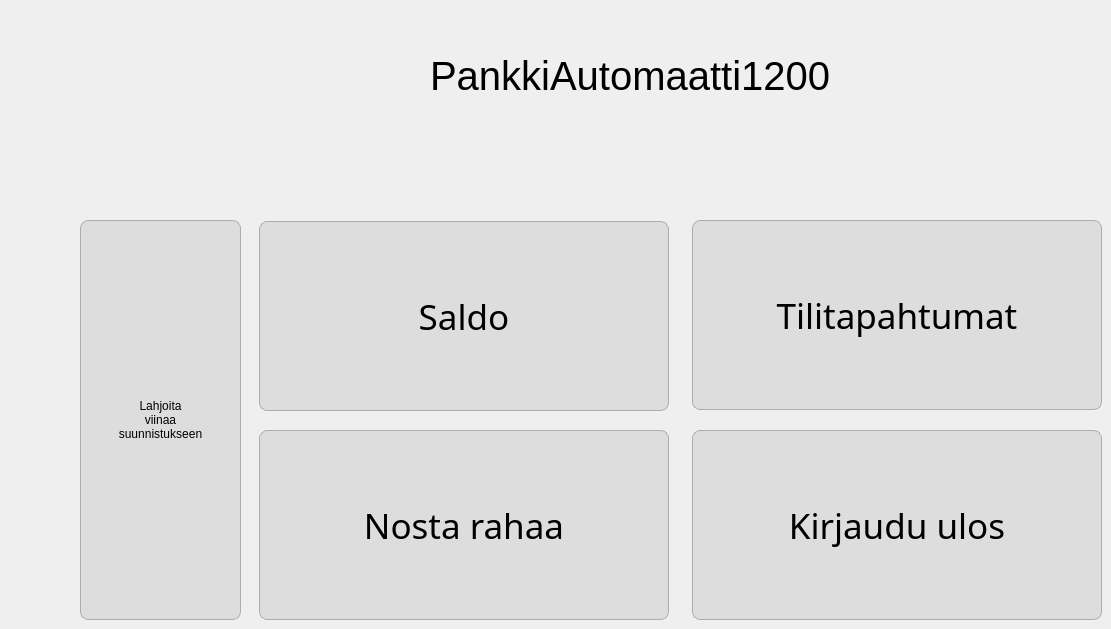
    <widget class="QWidget" name="page_2">
     <widget class="QFrame" name="frame">
      <property name="geometry">
       <rect>
        <x>258</x>
        <y>220</y>
        <width>844</width>
        <height>400</height>
       </rect>
      </property>
      <property name="palette">
       <palette>
        <active>
         <colorrole role="WindowText">
          <brush brushstyle="SolidPattern">
           <color alpha="255">
            <red>0</red>
            <green>0</green>
            <blue>0</blue>
           </color>
          </brush>
         </colorrole>
         <colorrole role="Button">
          <brush brushstyle="SolidPattern">
           <color alpha="255">
            <red>85</red>
            <green>147</green>
            <blue>240</blue>
           </color>
          </brush>
         </colorrole>
         <colorrole role="Light">
          <brush brushstyle="SolidPattern">
           <color alpha="255">
            <red>0</red>
            <green>170</green>
            <blue>255</blue>
           </color>
          </brush>
         </colorrole>
         <colorrole role="Midlight">
          <brush brushstyle="SolidPattern">
           <color alpha="255">
            <red>67</red>
            <green>139</green>
            <blue>227</blue>
           </color>
          </brush>
         </colorrole>
         <colorrole role="Dark">
          <brush brushstyle="SolidPattern">
           <color alpha="255">
            <red>44</red>
            <green>49</green>
            <blue>160</blue>
           </color>
          </brush>
         </colorrole>
         <colorrole role="Mid">
          <brush brushstyle="SolidPattern">
           <color alpha="255">
            <red>61</red>
            <green>43</green>
            <blue>160</blue>
           </color>
          </brush>
         </colorrole>
         <colorrole role="Text">
          <brush brushstyle="SolidPattern">
           <color alpha="255">
            <red>40</red>
            <green>2</green>
            <blue>255</blue>
           </color>
          </brush>
         </colorrole>
         <colorrole role="BrightText">
          <brush brushstyle="SolidPattern">
           <color alpha="255">
            <red>61</red>
            <green>61</green>
            <blue>255</blue>
           </color>
          </brush>
         </colorrole>
         <colorrole role="ButtonText">
          <brush brushstyle="SolidPattern">
           <color alpha="255">
            <red>16</red>
            <green>78</green>
            <blue>248</blue>
           </color>
          </brush>
         </colorrole>
         <colorrole role="Base">
          <brush brushstyle="SolidPattern">
           <color alpha="255">
            <red>80</red>
            <green>97</green>
            <blue>255</blue>
           </color>
          </brush>
         </colorrole>
         <colorrole role="Window">
          <brush brushstyle="SolidPattern">
           <color alpha="255">
            <red>30</red>
            <green>150</green>
            <blue>255</blue>
           </color>
          </brush>
         </colorrole>
         <colorrole role="Shadow">
          <brush brushstyle="SolidPattern">
           <color alpha="255">
            <red>27</red>
            <green>31</green>
            <blue>105</blue>
           </color>
          </brush>
         </colorrole>
         <colorrole role="Highlight">
          <brush brushstyle="SolidPattern">
           <color alpha="255">
            <red>5</red>
            <green>54</green>
            <blue>215</blue>
           </color>
          </brush>
         </colorrole>
         <colorrole role="HighlightedText">
          <brush brushstyle="SolidPattern">
           <color alpha="255">
            <red>61</red>
            <green>61</green>
            <blue>255</blue>
           </color>
          </brush>
         </colorrole>
         <colorrole role="AlternateBase">
          <brush brushstyle="SolidPattern">
           <color alpha="255">
            <red>27</red>
            <green>115</green>
            <blue>246</blue>
           </color>
          </brush>
         </colorrole>
         <colorrole role="NoRole">
          <brush brushstyle="SolidPattern">
           <color alpha="255">
            <red>32</red>
            <green>84</green>
            <blue>180</blue>
           </color>
          </brush>
         </colorrole>
         <colorrole role="ToolTipBase">
          <brush brushstyle="SolidPattern">
           <color alpha="255">
            <red>26</red>
            <green>129</green>
            <blue>255</blue>
           </color>
          </brush>
         </colorrole>
         <colorrole role="ToolTipText">
          <brush brushstyle="SolidPattern">
           <color alpha="255">
            <red>13</red>
            <green>42</green>
            <blue>138</blue>
           </color>
          </brush>
         </colorrole>
        </active>
        <inactive>
         <colorrole role="WindowText">
          <brush brushstyle="SolidPattern">
           <color alpha="255">
            <red>0</red>
            <green>0</green>
            <blue>0</blue>
           </color>
          </brush>
         </colorrole>
         <colorrole role="Button">
          <brush brushstyle="SolidPattern">
           <color alpha="255">
            <red>85</red>
            <green>147</green>
            <blue>240</blue>
           </color>
          </brush>
         </colorrole>
         <colorrole role="Light">
          <brush brushstyle="SolidPattern">
           <color alpha="255">
            <red>0</red>
            <green>170</green>
            <blue>255</blue>
           </color>
          </brush>
         </colorrole>
         <colorrole role="Midlight">
          <brush brushstyle="SolidPattern">
           <color alpha="255">
            <red>67</red>
            <green>139</green>
            <blue>227</blue>
           </color>
          </brush>
         </colorrole>
         <colorrole role="Dark">
          <brush brushstyle="SolidPattern">
           <color alpha="255">
            <red>44</red>
            <green>49</green>
            <blue>160</blue>
           </color>
          </brush>
         </colorrole>
         <colorrole role="Mid">
          <brush brushstyle="SolidPattern">
           <color alpha="255">
            <red>61</red>
            <green>43</green>
            <blue>160</blue>
           </color>
          </brush>
         </colorrole>
         <colorrole role="Text">
          <brush brushstyle="SolidPattern">
           <color alpha="255">
            <red>40</red>
            <green>2</green>
            <blue>255</blue>
           </color>
          </brush>
         </colorrole>
         <colorrole role="BrightText">
          <brush brushstyle="SolidPattern">
           <color alpha="255">
            <red>61</red>
            <green>61</green>
            <blue>255</blue>
           </color>
          </brush>
         </colorrole>
         <colorrole role="ButtonText">
          <brush brushstyle="SolidPattern">
           <color alpha="255">
            <red>16</red>
            <green>78</green>
            <blue>248</blue>
           </color>
          </brush>
         </colorrole>
         <colorrole role="Base">
          <brush brushstyle="SolidPattern">
           <color alpha="255">
            <red>80</red>
            <green>97</green>
            <blue>255</blue>
           </color>
          </brush>
         </colorrole>
         <colorrole role="Window">
          <brush brushstyle="SolidPattern">
           <color alpha="255">
            <red>30</red>
            <green>150</green>
            <blue>255</blue>
           </color>
          </brush>
         </colorrole>
         <colorrole role="Shadow">
          <brush brushstyle="SolidPattern">
           <color alpha="255">
            <red>27</red>
            <green>31</green>
            <blue>105</blue>
           </color>
          </brush>
         </colorrole>
         <colorrole role="Highlight">
          <brush brushstyle="SolidPattern">
           <color alpha="255">
            <red>5</red>
            <green>54</green>
            <blue>215</blue>
           </color>
          </brush>
         </colorrole>
         <colorrole role="HighlightedText">
          <brush brushstyle="SolidPattern">
           <color alpha="255">
            <red>61</red>
            <green>61</green>
            <blue>255</blue>
           </color>
          </brush>
         </colorrole>
         <colorrole role="AlternateBase">
          <brush brushstyle="SolidPattern">
           <color alpha="255">
            <red>27</red>
            <green>115</green>
            <blue>246</blue>
           </color>
          </brush>
         </colorrole>
         <colorrole role="NoRole">
          <brush brushstyle="SolidPattern">
           <color alpha="255">
            <red>32</red>
            <green>84</green>
            <blue>180</blue>
           </color>
          </brush>
         </colorrole>
         <colorrole role="ToolTipBase">
          <brush brushstyle="SolidPattern">
           <color alpha="255">
            <red>26</red>
            <green>129</green>
            <blue>255</blue>
           </color>
          </brush>
         </colorrole>
         <colorrole role="ToolTipText">
          <brush brushstyle="SolidPattern">
           <color alpha="255">
            <red>13</red>
            <green>42</green>
            <blue>138</blue>
           </color>
          </brush>
         </colorrole>
        </inactive>
        <disabled>
         <colorrole role="WindowText">
          <brush brushstyle="SolidPattern">
           <color alpha="255">
            <red>44</red>
            <green>49</green>
            <blue>160</blue>
           </color>
          </brush>
         </colorrole>
         <colorrole role="Button">
          <brush brushstyle="SolidPattern">
           <color alpha="255">
            <red>85</red>
            <green>147</green>
            <blue>240</blue>
           </color>
          </brush>
         </colorrole>
         <colorrole role="Light">
          <brush brushstyle="SolidPattern">
           <color alpha="255">
            <red>0</red>
            <green>170</green>
            <blue>255</blue>
           </color>
          </brush>
         </colorrole>
         <colorrole role="Midlight">
          <brush brushstyle="SolidPattern">
           <color alpha="255">
            <red>67</red>
            <green>139</green>
            <blue>227</blue>
           </color>
          </brush>
         </colorrole>
         <colorrole role="Dark">
          <brush brushstyle="SolidPattern">
           <color alpha="255">
            <red>44</red>
            <green>49</green>
            <blue>160</blue>
           </color>
          </brush>
         </colorrole>
         <colorrole role="Mid">
          <brush brushstyle="SolidPattern">
           <color alpha="255">
            <red>61</red>
            <green>43</green>
            <blue>160</blue>
           </color>
          </brush>
         </colorrole>
         <colorrole role="Text">
          <brush brushstyle="SolidPattern">
           <color alpha="255">
            <red>44</red>
            <green>49</green>
            <blue>160</blue>
           </color>
          </brush>
         </colorrole>
         <colorrole role="BrightText">
          <brush brushstyle="SolidPattern">
           <color alpha="255">
            <red>61</red>
            <green>61</green>
            <blue>255</blue>
           </color>
          </brush>
         </colorrole>
         <colorrole role="ButtonText">
          <brush brushstyle="SolidPattern">
           <color alpha="255">
            <red>44</red>
            <green>49</green>
            <blue>160</blue>
           </color>
          </brush>
         </colorrole>
         <colorrole role="Base">
          <brush brushstyle="SolidPattern">
           <color alpha="255">
            <red>30</red>
            <green>150</green>
            <blue>255</blue>
           </color>
          </brush>
         </colorrole>
         <colorrole role="Window">
          <brush brushstyle="SolidPattern">
           <color alpha="255">
            <red>30</red>
            <green>150</green>
            <blue>255</blue>
           </color>
          </brush>
         </colorrole>
         <colorrole role="Shadow">
          <brush brushstyle="SolidPattern">
           <color alpha="255">
            <red>27</red>
            <green>31</green>
            <blue>105</blue>
           </color>
          </brush>
         </colorrole>
         <colorrole role="Highlight">
          <brush brushstyle="SolidPattern">
           <color alpha="255">
            <red>0</red>
            <green>120</green>
            <blue>215</blue>
           </color>
          </brush>
         </colorrole>
         <colorrole role="HighlightedText">
          <brush brushstyle="SolidPattern">
           <color alpha="255">
            <red>61</red>
            <green>61</green>
            <blue>255</blue>
           </color>
          </brush>
         </colorrole>
         <colorrole role="AlternateBase">
          <brush brushstyle="SolidPattern">
           <color alpha="255">
            <red>27</red>
            <green>115</green>
            <blue>246</blue>
           </color>
          </brush>
         </colorrole>
         <colorrole role="NoRole">
          <brush brushstyle="SolidPattern">
           <color alpha="255">
            <red>32</red>
            <green>84</green>
            <blue>180</blue>
           </color>
          </brush>
         </colorrole>
         <colorrole role="ToolTipBase">
          <brush brushstyle="SolidPattern">
           <color alpha="255">
            <red>26</red>
            <green>129</green>
            <blue>255</blue>
           </color>
          </brush>
         </colorrole>
         <colorrole role="ToolTipText">
          <brush brushstyle="SolidPattern">
           <color alpha="255">
            <red>13</red>
            <green>42</green>
            <blue>138</blue>
           </color>
          </brush>
         </colorrole>
        </disabled>
       </palette>
      </property>
      <property name="styleSheet">
       <string notr="true">border-radius: 8px;
</string>
      </property>
      <property name="frameShape">
       <enum>QFrame::StyledPanel</enum>
      </property>
      <property name="frameShadow">
       <enum>QFrame::Raised</enum>
      </property>
      <widget class="QPushButton" name="saldoButton">
       <property name="geometry">
        <rect>
         <x>1</x>
         <y>1</y>
         <width>410</width>
         <height>190</height>
        </rect>
       </property>
       <property name="font">
        <font>
         <family>Bahnschrift Light</family>
         <pointsize>26</pointsize>
        </font>
       </property>
       <property name="styleSheet">
        <string notr="true">border-radius: 8px;
background-color: rgb(221, 221, 221);
border: 1px solid;
border-color: rgb(173, 173, 173);</string>
       </property>
       <property name="text">
        <string>Saldo</string>
       </property>
      </widget>
      <widget class="QPushButton" name="tapahtumatButton">
       <property name="geometry">
        <rect>
         <x>434</x>
         <y>0</y>
         <width>410</width>
         <height>190</height>
        </rect>
       </property>
       <property name="font">
        <font>
         <family>Bahnschrift Light</family>
         <pointsize>26</pointsize>
        </font>
       </property>
       <property name="styleSheet">
        <string notr="true">border-radius: 8px;
background-color: rgb(221, 221, 221);
border: 1px solid;
border-color: rgb(173, 173, 173);</string>
       </property>
       <property name="text">
        <string>Tilitapahtumat</string>
       </property>
      </widget>
      <widget class="QPushButton" name="nostaButton">
       <property name="geometry">
        <rect>
         <x>1</x>
         <y>210</y>
         <width>410</width>
         <height>190</height>
        </rect>
       </property>
       <property name="font">
        <font>
         <family>Bahnschrift Light</family>
         <pointsize>26</pointsize>
        </font>
       </property>
       <property name="styleSheet">
        <string notr="true">border-radius: 8px;
background-color: rgb(221, 221, 221);
border: 1px solid;
border-color: rgb(173, 173, 173);</string>
       </property>
       <property name="text">
        <string>Nosta rahaa</string>
       </property>
      </widget>
      <widget class="QPushButton" name="uloskirjauduButton">
       <property name="geometry">
        <rect>
         <x>434</x>
         <y>210</y>
         <width>410</width>
         <height>190</height>
        </rect>
       </property>
       <property name="font">
        <font>
         <family>Bahnschrift Light</family>
         <pointsize>26</pointsize>
        </font>
       </property>
       <property name="styleSheet">
        <string notr="true">border-radius: 8px;
background-color: rgb(221, 221, 221);
border: 1px solid;
border-color: rgb(173, 173, 173);</string>
       </property>
       <property name="text">
        <string>Kirjaudu ulos</string>
       </property>
      </widget>
     </widget>
     <widget class="QPushButton" name="donateButton">
      <property name="geometry">
       <rect>
        <x>80</x>
        <y>220</y>
        <width>161</width>
        <height>400</height>
       </rect>
      </property>
      <property name="styleSheet">
       <string notr="true">border-radius: 8px;
background-color: rgb(221, 221, 221);
border: 1px solid;
border-color: rgb(173, 173, 173);</string>
      </property>
      <property name="text">
       <string>Lahjoita 
viinaa
suunnistukseen</string>
      </property>
     </widget>
     <widget class="QLabel" name="label_3">
      <property name="geometry">
       <rect>
        <x>430</x>
        <y>30</y>
        <width>501</width>
        <height>91</height>
       </rect>
      </property>
      <property name="font">
       <font>
        <pointsize>30</pointsize>
       </font>
      </property>
      <property name="text">
       <string>PankkiAutomaatti1200</string>
      </property>
     </widget>
    </widget>
